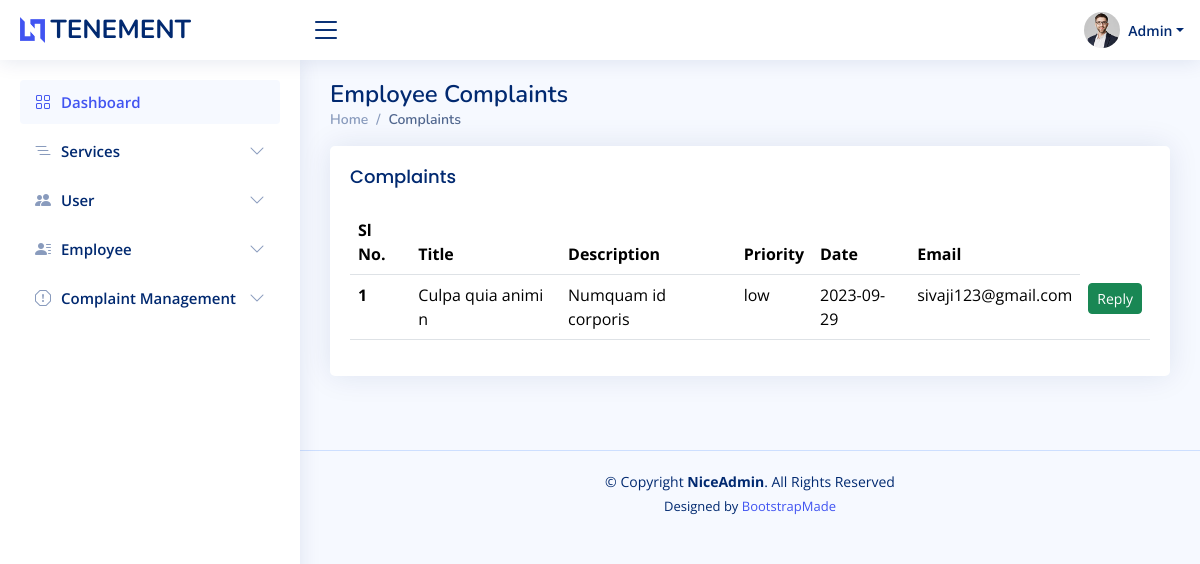
The app's page /admin/employeecomplaints.php, older data.
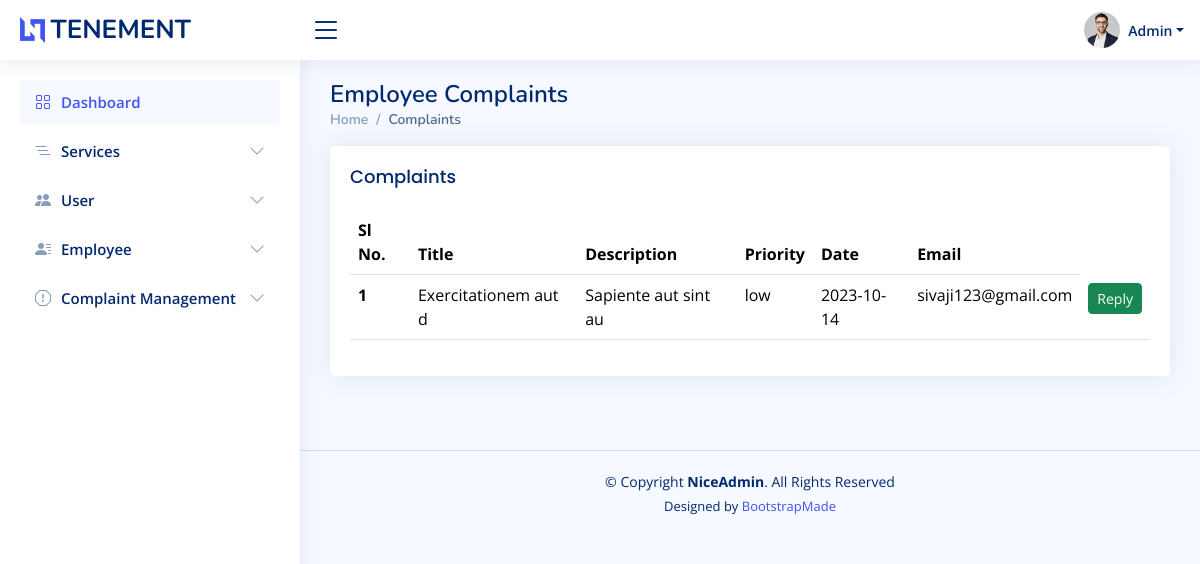
The same page, newer data.
### tables this page shows
CREATE TABLE `complaints` (
  `id` int(50) NOT NULL,
  `title` varchar(50) NOT NULL,
  `description` varchar(200) NOT NULL,
  `priority` varchar(50) NOT NULL,
  `date` varchar(50) NOT NULL,
  `email` varchar(50) NOT NULL,
  `reply` varchar(100) NOT NULL,
  `status` int(50) NOT NULL
);

### connect.php (called while the page is built, shortened)
<?php
$dbname="tenement";
$conn=mysqli_connect("localhost","root","",$dbname);
function select_data($sql)
{
  global $conn;
  $res = mysqli_query($conn, $sql);
  if ($res)
    return $res;
  else
    return False;
}
?>

### admin/employeecomplaints.php (the view, shortened to what this page needs)
<?php
include 'header.php';
?>
  <main id="main" class="main">
    <div class="pagetitle">
      <h1>Employee Complaints</h1>
      <nav>
        <ol class="breadcrumb">
          <li class="breadcrumb-item"><a href="index.php">Home</a></li>
          <li class="breadcrumb-item active">Complaints</li>
        </ol>
      </nav>
    </div>
    <section class="section dashboard">
      <div class="row">
      <section class="section">
      <div class="row">
        <div class="col-lg-12">
        <div class="card">
          <div class="card-body">
            <h5 class="card-title">Complaints</h5>
              <table class="table datatable">
                <thead>
                  <tr>
                    <th scope="col">Sl No.</th>
                    <th scope="col">Title</th>
                    <th scope="col">Description</th>
                    <th scope="col">Priority</th>
                    <th scope="col">Date</th>
                    <th scope="col">Email</th>
                  </tr>
                </thead>
                <tbody>
                <?php
               $sql = "SELECT * FROM complaints WHERE reply='0' AND status='1';";
                $data=select_data($sql);
                $n=1;
                while ($row = mysqli_fetch_assoc($data)) {
                  ?>
                  <tr>
                 <th scope='row'><?php echo $n++; ?></th>
                 <td><?php echo  $row['title'] ?></td>
                 <td> <?php echo $row['description'] ?></td>
                 <td><?php echo $row['priority'] ?></td>
                 <td><?php echo $row['date']?></td>
                 <td><?php echo $row['email']?></td>
                 <td>
                 <div class="btn-group">
                            <a class="btn btn-success btn-sm" data-bs-toggle="modal" onclick="passid('<?php echo $row['id'];?>')" data-bs-target="#verticalycentered">Reply</a>
                 </td>
                 </tr>
                  <?php
                  }
                  ?>
                </tbody>
              </table>
            </div>
          </div>
        </div>
      </div>
    </section>
  </main>

Row changes from the older to the newer data that the page shows:
removed complaints: title "Culpa quia animi n", description "Numquam id corporis", priority "low", date "2023-09-29", email "sivaji123@gmail.com"
now on this page (row edited): complaints: title "Exercitationem aut d", description "Sapiente aut sint au", priority "low", date "2023-10-14", email "sivaji123@gmail.com"
